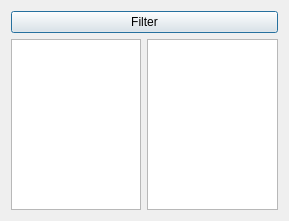
<?xml version="1.0" encoding="UTF-8"?>
<ui version="4.0">
 <class>Dialog</class>
 <widget class="QDialog" name="Dialog">
  <property name="geometry">
   <rect>
    <x>0</x>
    <y>0</y>
    <width>289</width>
    <height>221</height>
   </rect>
  </property>
  <property name="windowTitle">
   <string>Dialog</string>
  </property>
  <layout class="QVBoxLayout" name="verticalLayout">
   <item>
    <widget class="QPushButton" name="pushButton">
     <property name="text">
      <string>Filter</string>
     </property>
    </widget>
   </item>
   <item>
    <layout class="QHBoxLayout" name="horizontalLayout">
     <item>
      <widget class="QListWidget" name="listWidget"/>
     </item>
     <item>
      <widget class="QListWidget" name="listWidget_2"/>
     </item>
    </layout>
   </item>
  </layout>
 </widget>
 <layoutdefault spacing="6" margin="11"/>
 <resources/>
 <connections/>
</ui>
